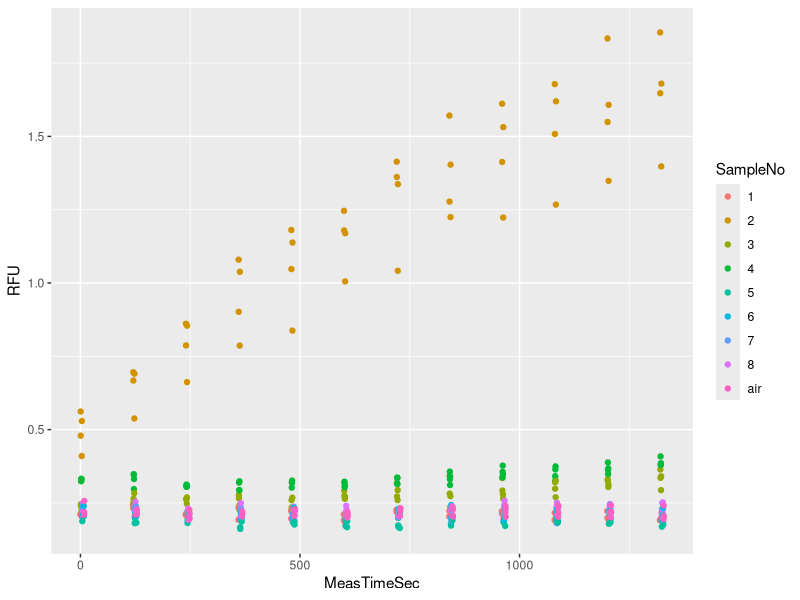
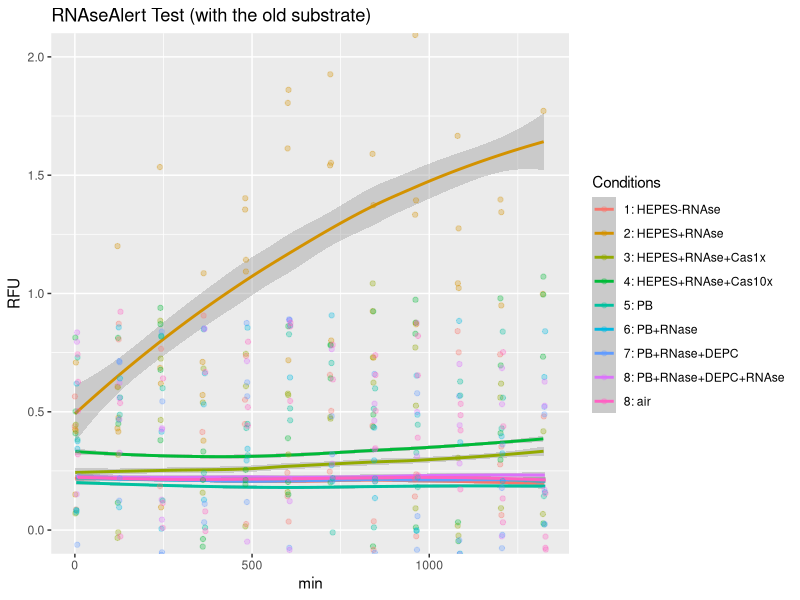

Recreate these plots in R, in order.
## ---- chunk 1
knitr::opts_chunk$set(echo = TRUE)
## ---- chunk 2
#library("plyr")
library("dplyr")
#library("tidyr")
library("ggplot2")
## ---- chunk 3
## read in raw data
raw <- read.delim("data/200330_BuffersNewKit_test2.txt",stringsAsFactors = FALSE)
colnames(raw)
str(raw)
head(raw)
#' remove column
raw <- raw[,1:10]
#' change names
colnames(raw)[7] <- "MeasTimeSec"

#' parse 'Sample' to obtain sample number 'SampleNo'
raw$Sample[1]
#substr(raw$Sample,1,regexpr(' ', raw$Sample)-1) 
raw$SampleNo <- substr(raw$Sample,1,regexpr(' ', raw$Sample)-1)

#' in the same way extract replicate number - 'RepNo'
#substr(raw$Sample,regexpr(' ', raw$Sample)+1, regexpr('/', raw$Sample)-1) 
raw$RepNo <- substr(raw$Sample,regexpr(' ', raw$Sample)+1, regexpr('/', raw$Sample)-1)

#' remove white space from 'Well' sting
#substr(raw$Well, 2, regexpr('$', raw$Well)) 
raw$Well<- substr(raw$Well, 2, regexpr('$', raw$Well))
head(raw) 
str(raw)
## ---- chunk 4
## show cleaned data with selected columns
#' Well, Sample, SampleNo, RepNo, MeasTimeSec, RFU
df <- raw[,c(3,6,11,12,7,8)] 
head(df) 
str(df)
## ---- chunk 5
#' all the data
#plot(x=raw$MeasTimeSec,y=raw$RFU)

#' colour labeled samples
ggplot(data = df) +
  aes(x = MeasTimeSec, y=RFU) +
  geom_point(aes(color=SampleNo))
## ---- chunk 6
# ## Use summary statistics (mean) to find and remove obvious  outlier in  sample 3
# #' means of all replicates of sample 3 
# dfstat <- df %>% filter(SampleNo==1) %>% group_by(SampleNo,RepNo) %>% summarise(mean=mean(RFU))
# dfstat
# #' Data that should be removed
# filter(df,SampleNo == 3 & RepNo == 3)
# #' I could not invert the filter though
# #' But it is the same as leaving out all the measurement from the well E01
# dfs <- filter(df, Well != "E06")
# #' all the measurements
# length(rownames(df))
# #'after 12 datapoints were removed
# length(rownames(dfs))

## LOESS regression
p <- ggplot(data = df) +
  aes(x = MeasTimeSec, y=RFU) +
  geom_smooth(aes(color=SampleNo)) +
  geom_jitter(aes(color=SampleNo),width = 0.5, height = 0.7, alpha=0.3)

  p + labs(title = "RNAseAlert Test (with the old substrate)", x = "min", y = "RFU", color = "Legend Title\n") +
  coord_cartesian(ylim = c(0,2)) +  
  scale_colour_discrete(name="Conditions",
                      breaks=c(1,2,3,4,5,6,7,8,"air"),
                      labels=c("1: HEPES-RNAse",
                               "2: HEPES+RNAse",
                               "3: HEPES+RNAse+Cas1x",
                               "4: HEPES+RNAse+Cas10x",
                               "5: PB",
                               "6: PB+RNase",
                               "7: PB+RNase+DEPC",
                               "8: PB+RNase+DEPC+RNAse",
                               "8: air"))
